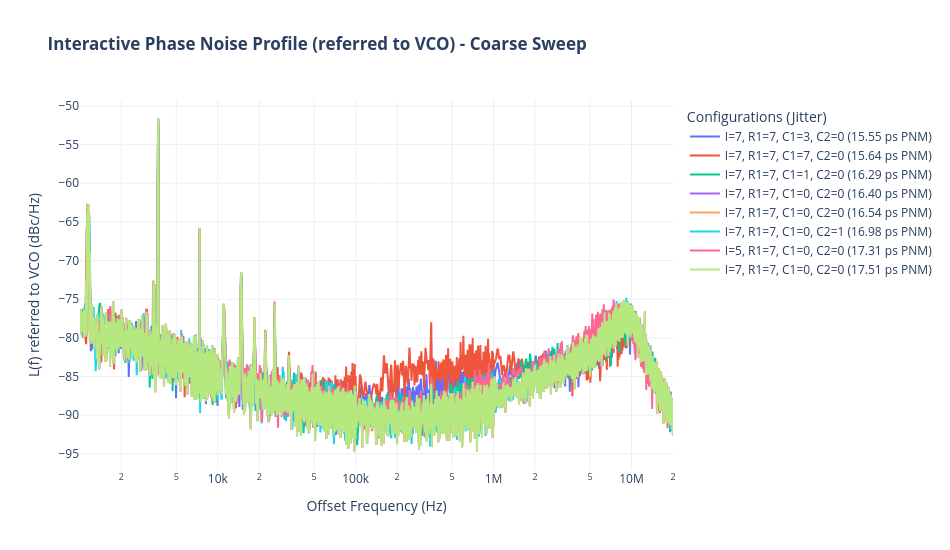
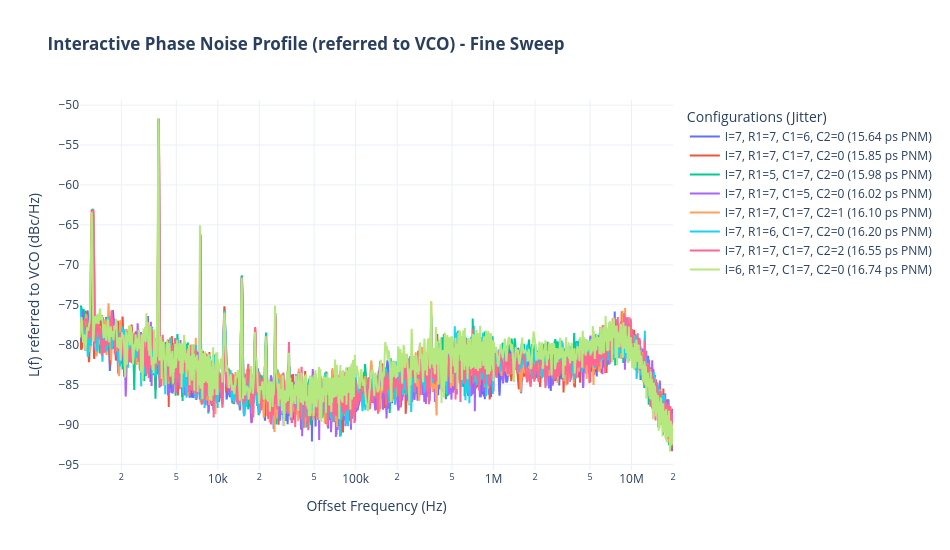

Notebook cell for these charts, in order:
### Markdown cell above
### 7. Interactive Phase Noise Explorer (Plotly)
Hover over curves to read exact offset frequency and noise power; click legend items to isolate specific configurations.

### Code cell
def plot_interactive_phase_noise(df_traces, df_results, kind="L_trace", top_n=8, title_suffix=""):
    if df_traces is None or df_traces.empty or "kind" not in df_traces.columns or kind not in df_traces["kind"].values:
        return
        
    sub = df_traces[df_traces["kind"] == kind].copy()
    locked = df_results[df_results["locked"] == 1] if "locked" in df_results.columns else df_results
    jit_sort = "time_jitter_pnm_ps" if ("time_jitter_pnm_ps" in locked.columns and locked["time_jitter_pnm_ps"].notna().any()) else "time_jitter_trace_ps"
    best_rows = locked.sort_values(jit_sort).head(top_n)
    
    div_db = 20 * math.log10(df_results["total_div"].iloc[0]) if "total_div" in df_results.columns else 0.0
    fig = go.Figure()
    
    for _, row in best_rows.iterrows():
        j_val = row[jit_sort]
        lbl = f"{row['config_label']} ({j_val:.2f} ps PNM)" if jit_sort == "time_jitter_pnm_ps" else f"{row['config_label']} ({j_val:.2f} ps)"
        match = sub[
            (sub["set_current"] == row["set_current"]) &
            (sub["set_r1"] == row["set_r1"]) &
            (sub["set_c1"] == row["set_c1"]) &
            (sub["set_c2"] == row["set_c2"])
        ].sort_values("freq")
        
        if not match.empty:
            fig.add_trace(go.Scatter(
                x=match["freq"],
                y=match["level_dbm"] + div_db,
                mode="lines",
                name=lbl,
                line=dict(width=2)
            ))
            
    fig.update_layout(
        title=f"<b>Interactive Phase Noise Profile (referred to VCO){title_suffix}</b>",
        xaxis=dict(title="Offset Frequency (Hz)", type="log"),
        yaxis=dict(title="L(f) referred to VCO (dBc/Hz)"),
        hovermode="x unified",
        template="plotly_white",
        width=950,
        height=550,
        legend=dict(title="Configurations (Jitter)", yanchor="top", y=0.99, xanchor="left", x=1.02),
    )
    fig.show()

# Adaptive plotting: Coarse, Fine, or Both
both_active = show_coarse and show_fine and has_coarse and has_fine

if show_coarse and has_coarse:
    suffix = " - Coarse Sweep" if both_active else ""
    plot_interactive_phase_noise(traces_coarse, df_coarse, kind="L_trace", top_n=8, title_suffix=suffix)

if show_fine and has_fine:
    suffix = " - Fine Sweep" if both_active else ""
    plot_interactive_phase_noise(traces_fine, df_fine, kind="L_trace", top_n=8, title_suffix=suffix)

### Figure 1 — Plotly figure (JSON) as saved in the notebook; plotly's stock layout.template omitted (floating-point values rounded to 4 significant figures; data arrays with more than 128 entries replaced by an {"elided": "..."} marker saying what was removed)
{"data": [{"line": {"width": 2}, "mode": "lines", "name": "I=7, R1=7, C1=3, C2=0 (15.55 ps PNM)", "type": "scatter", "x": {"elided": "7001 float values"}, "y": {"elided": "7001 float values"}}, {"line": {"width": 2}, "mode": "lines", "name": "I=7, R1=7, C1=7, C2=0 (15.64 ps PNM)", "type": "scatter", "x": {"elided": "7001 float values"}, "y": {"elided": "7001 float values"}}, {"line": {"width": 2}, "mode": "lines", "name": "I=7, R1=7, C1=1, C2=0 (16.29 ps PNM)", "type": "scatter", "x": {"elided": "7001 float values"}, "y": {"elided": "7001 float values"}}, {"line": {"width": 2}, "mode": "lines", "name": "I=7, R1=7, C1=0, C2=0 (16.40 ps PNM)", "type": "scatter", "x": {"elided": "28004 float values"}, "y": {"elided": "28004 float values"}}, {"line": {"width": 2}, "mode": "lines", "name": "I=7, R1=7, C1=0, C2=0 (16.54 ps PNM)", "type": "scatter", "x": {"elided": "28004 float values"}, "y": {"elided": "28004 float values"}}, {"line": {"width": 2}, "mode": "lines", "name": "I=7, R1=7, C1=0, C2=1 (16.98 ps PNM)", "type": "scatter", "x": {"elided": "7001 float values"}, "y": {"elided": "7001 float values"}}, {"line": {"width": 2}, "mode": "lines", "name": "I=5, R1=7, C1=0, C2=0 (17.31 ps PNM)", "type": "scatter", "x": {"elided": "7001 float values"}, "y": {"elided": "7001 float values"}}, {"line": {"width": 2}, "mode": "lines", "name": "I=7, R1=7, C1=0, C2=0 (17.51 ps PNM)", "type": "scatter", "x": {"elided": "28004 float values"}, "y": {"elided": "28004 float values"}}], "layout": {"height": 550, "hovermode": "x unified", "legend": {"title": {"text": "Configurations (Jitter)"}, "x": 1.02, "xanchor": "left", "y": 0.99, "yanchor": "top"}, "title": {"text": "<b>Interactive Phase Noise Profile (referred to VCO) - Coarse Sweep</b>"}, "width": 950, "xaxis": {"title": {"text": "Offset Frequency (Hz)"}, "type": "log"}, "yaxis": {"title": {"text": "L(f) referred to VCO (dBc/Hz)"}}}}

### Figure 2 — Plotly figure (JSON) as saved in the notebook; plotly's stock layout.template omitted (floating-point values rounded to 4 significant figures; data arrays with more than 128 entries replaced by an {"elided": "..."} marker saying what was removed)
{"data": [{"line": {"width": 2}, "mode": "lines", "name": "I=7, R1=7, C1=6, C2=0 (15.64 ps PNM)", "type": "scatter", "x": {"elided": "7001 float values"}, "y": {"elided": "7001 float values"}}, {"line": {"width": 2}, "mode": "lines", "name": "I=7, R1=7, C1=7, C2=0 (15.85 ps PNM)", "type": "scatter", "x": {"elided": "7001 float values"}, "y": {"elided": "7001 float values"}}, {"line": {"width": 2}, "mode": "lines", "name": "I=7, R1=5, C1=7, C2=0 (15.98 ps PNM)", "type": "scatter", "x": {"elided": "7001 float values"}, "y": {"elided": "7001 float values"}}, {"line": {"width": 2}, "mode": "lines", "name": "I=7, R1=7, C1=5, C2=0 (16.02 ps PNM)", "type": "scatter", "x": {"elided": "7001 float values"}, "y": {"elided": "7001 float values"}}, {"line": {"width": 2}, "mode": "lines", "name": "I=7, R1=7, C1=7, C2=1 (16.10 ps PNM)", "type": "scatter", "x": {"elided": "7001 float values"}, "y": {"elided": "7001 float values"}}, {"line": {"width": 2}, "mode": "lines", "name": "I=7, R1=6, C1=7, C2=0 (16.20 ps PNM)", "type": "scatter", "x": {"elided": "7001 float values"}, "y": {"elided": "7001 float values"}}, {"line": {"width": 2}, "mode": "lines", "name": "I=7, R1=7, C1=7, C2=2 (16.55 ps PNM)", "type": "scatter", "x": {"elided": "7001 float values"}, "y": {"elided": "7001 float values"}}, {"line": {"width": 2}, "mode": "lines", "name": "I=6, R1=7, C1=7, C2=0 (16.74 ps PNM)", "type": "scatter", "x": {"elided": "7001 float values"}, "y": {"elided": "7001 float values"}}], "layout": {"height": 550, "hovermode": "x unified", "legend": {"title": {"text": "Configurations (Jitter)"}, "x": 1.02, "xanchor": "left", "y": 0.99, "yanchor": "top"}, "title": {"text": "<b>Interactive Phase Noise Profile (referred to VCO) - Fine Sweep</b>"}, "width": 950, "xaxis": {"title": {"text": "Offset Frequency (Hz)"}, "type": "log"}, "yaxis": {"title": {"text": "L(f) referred to VCO (dBc/Hz)"}}}}
